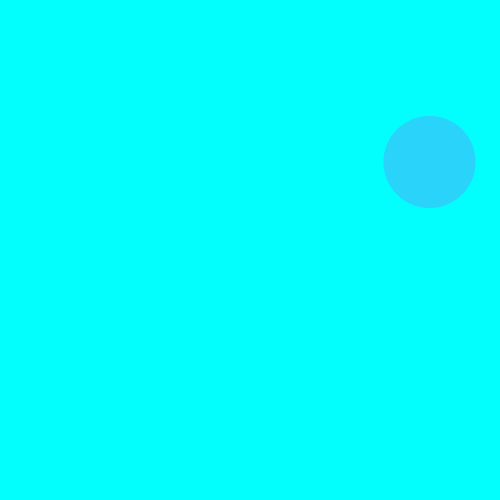
Frame 1 (no input)
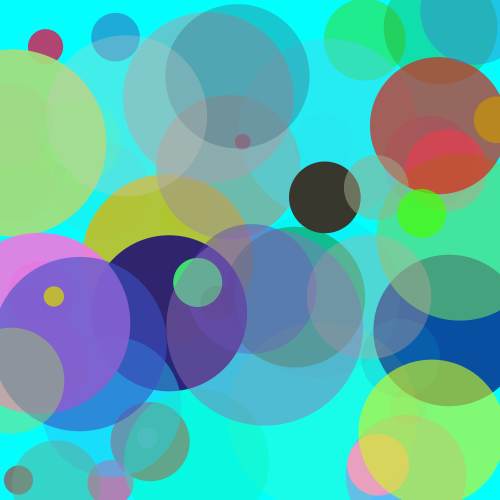
Frame 60 (the mouse pressed at the canvas centre just before this capture)
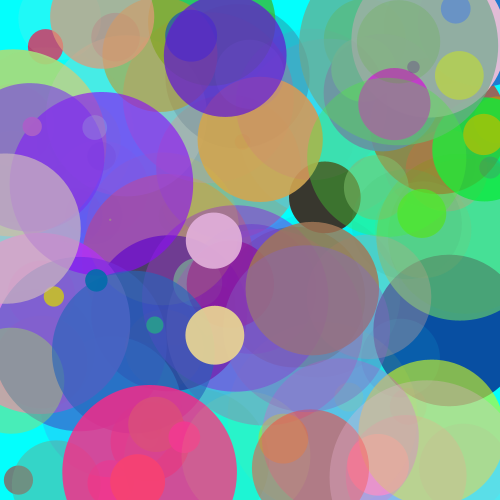
Frame 120 (the mouse held since frame 60 and released just before this capture)

The Processing sketch that drew these frames (run headless with seeded random() and noise(); from frame 60 on, the mouse is pressed at the canvas centre):

// Processing sketch: randomCircles
// ── randomCircles.pde
void setup()
{
  size(500,500);
  background(#03FFFD);
  noStroke();
}
void draw()
{
  float clor = random(0,255);
  float clor2 = random(0,255);
  float clor3 = random(0,255);
  float clor4 = random(0,255);
  float circ2 = random(5,500);
  float circ = random(5,500);
  float rad= random(1,200);
  fill(clor,clor2,clor3,clor4);
  ellipse(circ2,circ,rad,rad);
  
}
